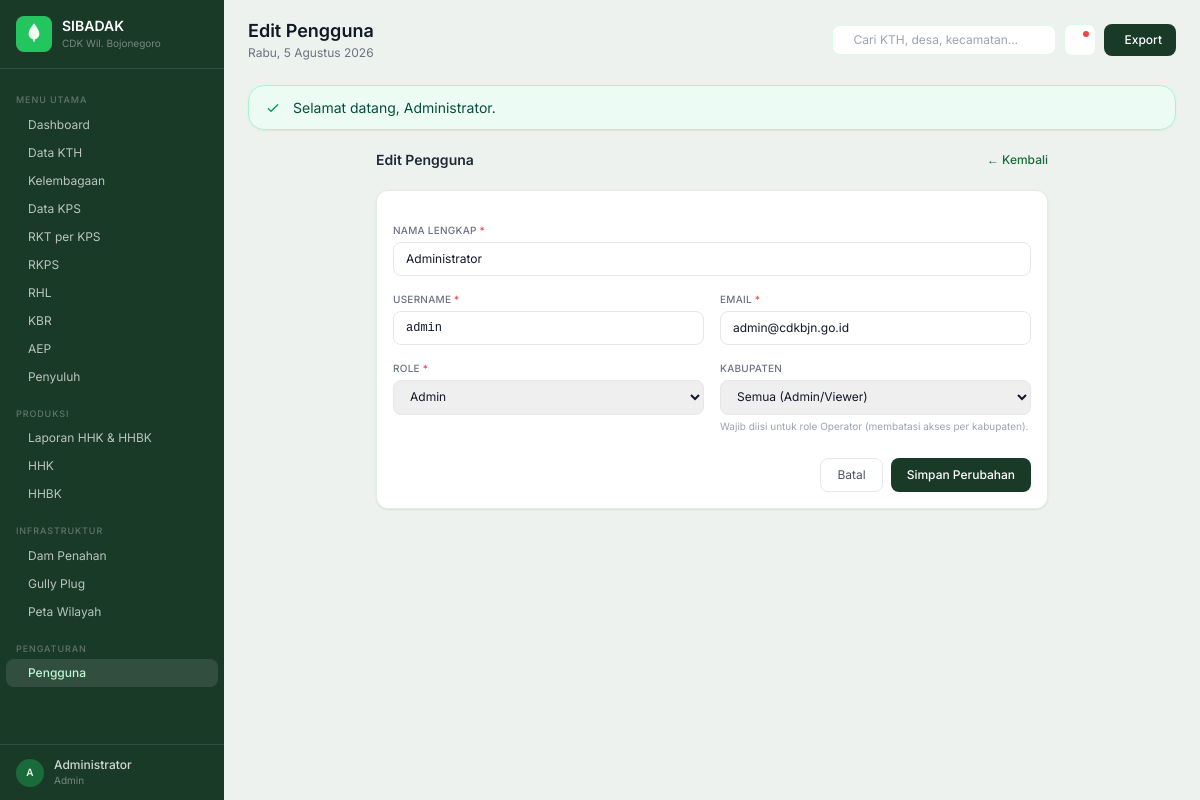
Screenshot of /users/1/edit (signed in) with the database file from the repository.
### tables this page shows
CREATE TABLE users (
    id           MEDIUMINT UNSIGNED AUTO_INCREMENT PRIMARY KEY,
    nama         VARCHAR(150) NOT NULL,
    username     VARCHAR(60)  NOT NULL UNIQUE,
    email        VARCHAR(150) NOT NULL UNIQUE,
    password     VARCHAR(255) NOT NULL COMMENT 'bcrypt hash',
    role_id      TINYINT UNSIGNED NOT NULL DEFAULT 3,
    kabupaten_id TINYINT UNSIGNED DEFAULT NULL COMMENT 'NULL = akses semua kabupaten',
    is_active    TINYINT(1) NOT NULL DEFAULT 1,
    last_login   DATETIME DEFAULT NULL,
    created_at   TIMESTAMP DEFAULT CURRENT_TIMESTAMP,
    updated_at   TIMESTAMP DEFAULT CURRENT_TIMESTAMP ON UPDATE CURRENT_TIMESTAMP,
    CONSTRAINT fk_users_role      FOREIGN KEY (role_id)      REFERENCES roles(id),
    CONSTRAINT fk_users_kabupaten FOREIGN KEY (kabupaten_id) REFERENCES kabupaten(id)
) COMMENT='Tabel pengguna aplikasi';

CREATE TABLE roles (
    id    TINYINT UNSIGNED AUTO_INCREMENT PRIMARY KEY,
    nama  VARCHAR(50) NOT NULL UNIQUE COMMENT 'admin, operator, viewer'
) COMMENT='Role/hak akses pengguna';

### controllers/UserController.php (called while the page is built, shortened)
<?php
class UserController
{
    private function pdo(): \PDO
    {
        return Database::connect();
    }
    private function model(): User
    {
        return new User($this->pdo());
    }
    public function edit(int $id): void
    {
        $m = $this->model();
        $user = $m->findById($id);
        $roles = $m->listRoles();
        require view_path('users/form.php');
        require view_path('layouts/main.php');
    }
}

### index.php (called while the page is built, shortened)
<?php
require_once __DIR__ . '/config/database.php';
function match_route(string $method, string $path): ?array
{
    if ($method === 'GET' && preg_match('#^/kth/(\d+)$#', $path, $m)) {
        return [KthController::class, 'show', [(int) $m[1]]];
    }
    if ($method === 'GET' && preg_match('#^/kth/(\d+)/edit$#', $path, $m)) {
        return [KthController::class, 'edit', [(int) $m[1]]];
    }
    if ($method === 'POST' && preg_match('#^/kth/(\d+)/update$#', $path, $m)) {
        return [KthController::class, 'update', [(int) $m[1]]];
    }
    if ($method === 'POST' && preg_match('#^/kth/(\d+)/delete$#', $path, $m)) {
        return [KthController::class, 'delete', [(int) $m[1]]];
    }
    if ($method === 'GET' && preg_match('#^/kelembagaan/(\d+)$#', $path, $m)) {
        return [KelembagaanController::class, 'show', [(int) $m[1]]];
    }
    if ($method === 'GET' && preg_match('#^/kelembagaan/(\d+)/edit$#', $path, $m)) {
        return [KelembagaanController::class, 'edit', [(int) $m[1]]];
    }
    if ($method === 'POST' && preg_match('#^/kelembagaan/(\d+)/update$#', $path, $m)) {
        return [KelembagaanController::class, 'update', [(int) $m[1]]];
    }
    if ($method === 'POST' && preg_match('#^/kelembagaan/(\d+)/delete$#', $path, $m)) {
        return [KelembagaanController::class, 'delete', [(int) $m[1]]];
    }
    if ($method === 'GET' && preg_match('#^/kps/(\d+)$#', $path, $m)) {
        return [KpsController::class, 'show', [(int) $m[1]]];
    }
    if ($method === 'GET' && preg_match('#^/kps/(\d+)/anggota$#', $path, $m)) {
        return [KpsAnggotaController::class, 'index', [(int) $m[1]]];
    }
    if ($method === 'GET' && preg_match('#^/kps/(\d+)/anggota/create$#', $path, $m)) {
        return [KpsAnggotaController::class, 'create', [(int) $m[1]]];
    }
    if ($method === 'GET' && preg_match('#^/kps/(\d+)/anggota/import$#', $path, $m)) {
        return [KpsAnggotaController::class, 'importForm', [(int) $m[1]]];
    }
    if ($method === 'POST' && preg_match('#^/kps/(\d+)/anggota/import/preview$#', $path, $m)) {
        return [KpsAnggotaController::class, 'importPreview', [(int) $m[1]]];
    }
    if ($method === 'POST' && preg_match('#^/kps/(\d+)/anggota/import/process$#', $path, $m)) {
        return [KpsAnggotaController::class, 'importProcess', [(int) $m[1]]];
    }
    if ($method === 'POST' && preg_match('#^/kps/(\d+)/anggota/store$#', $path, $m)) {
        return [KpsAnggotaController::class, 'store', [(int) $m[1]]];
    }
    if ($method === 'GET' && preg_match('#^/kps/(\d+)/anggota/(\d+)/edit$#', $path, $m)) {
        return [KpsAnggotaController::class, 'edit', [(int) $m[1], (int) $m[2]]];
    }
    if ($method === 'POST' && preg_match('#^/kps/(\d+)/anggota/(\d+)/update$#', $path, $m)) {
        return [KpsAnggotaController::class, 'update', [(int) $m[1], (int) $m[2]]];
    }
    if ($method === 'POST' && preg_match('#^/kps/(\d+)/anggota/(\d+)/delete$#', $path, $m)) {
        return [KpsAnggotaController::class, 'delete', [(int) $m[1], (int) $m[2]]];
    }
    if ($method === 'GET' && preg_match('#^/kps/(\d+)/edit$#', $path, $m)) {
        return [KpsController::class, 'edit', [(int) $m[1]]];
    }
    if ($method === 'POST' && preg_match('#^/kps/(\d+)/update$#', $path, $m)) {
        return [KpsController::class, 'update', [(int) $m[1]]];
    }
    if ($method === 'POST' && preg_match('#^/kps/(\d+)/delete$#', $path, $m)) {
        return [KpsController::class, 'delete', [(int) $m[1]]];
    }
    if ($method === 'GET' && preg_match('#^/rkt/(\d+)$#', $path, $m)) {
        return [RktController::class, 'show', [(int) $m[1]]];
    }
    if ($method === 'GET' && preg_match('#^/rkt/(\d+)/edit$#', $path, $m)) {
        return [RktController::class, 'edit', [(int) $m[1]]];
    }
    if ($method === 'POST' && preg_match('#^/rkt/(\d+)/update$#', $path, $m)) {
        return [RktController::class, 'update', [(int) $m[1]]];
    }
    if ($method === 'POST' && preg_match('#^/rkt/(\d+)/delete$#', $path, $m)) {
        return [RktController::class, 'delete', [(int) $m[1]]];
    }
    if ($method === 'GET' && preg_match('#^/rhl/(\d+)$#', $path, $m)) {
        return [RhlController::class, 'show', [(int) $m[1]]];
    }
    if ($method === 'GET' && preg_match('#^/rhl/(\d+)/edit$#', $path, $m)) {
        return [RhlController::class, 'edit', [(int) $m[1]]];
    }
    if ($method === 'POST' && preg_match('#^/rhl/(\d+)/update$#', $path, $m)) {
        return [RhlController::class, 'update', [(int) $m[1]]];
    }
    if ($method === 'POST' && preg_match('#^/rhl/(\d+)/delete$#', $path, $m)) {
        return [RhlController::class, 'delete', [(int) $m[1]]];
    }
    if ($method === 'POST' && preg_match('#^/rhl/(\d+)/bibit/store$#', $path, $m)) {
        return [RhlController::class, 'storeBibit', [(int) $m[1]]];
    }
    if ($method === 'POST' && preg_match('#^/rhl/bibit/(\d+)/delete$#', $path, $m)) {
        return [RhlController::class, 'deleteBibit', [(int) $m[1]]];
    }
    if ($method === 'GET' && preg_match('#^/kbr/(\d+)$#', $path, $m)) {
        return [KbrController::class, 'show', [(int) $m[1]]];
    }
    if ($method === 'GET' && preg_match('#^/kbr/(\d+)/edit$#', $path, $m)) {
        return [KbrController::class, 'edit', [(int) $m[1]]];
    }
    if ($method === 'POST' && preg_match('#^/kbr/(\d+)/update$#', $path, $m)) {
        return [KbrController::class, 'update', [(int) $m[1]]];
    }
    if ($method === 'POST' && preg_match('#^/kbr/(\d+)/delete$#', $path, $m)) {
        return [KbrController::class, 'delete', [(int) $m[1]]];
    }
    if ($method === 'POST' && preg_match('#^/kbr/(\d+)/tanaman/store$#', $path, $m)) {
        return [KbrController::class, 'storeTanaman', [(int) $m[1]]];
    }
    if ($method === 'POST' && preg_match('#^/kbr/tanaman/(\d+)/delete$#', $path, $m)) {
        return [KbrController::class, 'deleteTanaman', [(int) $m[1]]];
    }
    if ($method === 'GET' && preg_match('#^/aep/(\d+)$#', $path, $m)) {
        return [AepController::class, 'show', [(int) $m[1]]];
    }
    if ($method === 'GET' && preg_match('#^/aep/(\d+)/edit$#', $path, $m)) {
        return [AepController::class, 'edit', [(int) $m[1]]];
    }
    if ($method === 'POST' && preg_match('#^/aep/(\d+)/update$#', $path, $m)) {
        return [AepController::class, 'update', [(int) $m[1]]];
    }
    if ($method === 'POST' && preg_match('#^/aep/(\d+)/delete$#', $path, $m)) {
        return [AepController::class, 'delete', [(int) $m[1]]];
    }
    if ($method === 'GET' && preg_match('#^/penyuluh/(\d+)/edit$#', $path, $m)) {
        return [PenyuluhKehutananController::class, 'edit', [(int) $m[1]]];
    }
    if ($method === 'POST' && preg_match('#^/penyuluh/(\d+)/update$#', $path, $m)) {
        return [PenyuluhKehutananController::class, 'update', [(int) $m[1]]];
    }
    if ($method === 'POST' && preg_match('#^/penyuluh/(\d+)/delete$#', $path, $m)) {
        return [PenyuluhKehutananController::class, 'delete', [(int) $m[1]]];
    }
    if ($method === 'GET' && preg_match('#^/hhk/(\d+)$#', $path, $m)) {
        return [HhkController::class, 'show', [(int) $m[1]]];
    }
    if ($method === 'GET' && preg_match('#^/hhk/(\d+)/edit$#', $path, $m)) {
        return [HhkController::class, 'edit', [(int) $m[1]]];
    }
    if ($method === 'POST' && preg_match('#^/hhk/(\d+)/update$#', $path, $m)) {
        return [HhkController::class, 'update', [(int) $m[1]]];
    }
    if ($method === 'POST' && preg_match('#^/hhk/(\d+)/delete$#', $path, $m)) {
        return [HhkController::class, 'delete', [(int) $m[1]]];
    }
    if ($method === 'GET' && preg_match('#^/hhbk/(\d+)$#', $path, $m)) {
        return [HhbkController::class, 'show', [(int) $m[1]]];
    }
    if ($method === 'GET' && preg_match('#^/hhbk/(\d+)/edit$#', $path, $m)) {
        return [HhbkController::class, 'edit', [(int) $m[1]]];
    }
    if ($method === 'POST' && preg_match('#^/hhbk/(\d+)/update$#', $path, $m)) {
        return [HhbkController::class, 'update', [(int) $m[1]]];
    }
    if ($method === 'POST' && preg_match('#^/hhbk/(\d+)/delete$#', $path, $m)) {
        return [HhbkController::class, 'delete', [(int) $m[1]]];
    }
    if ($method === 'GET' && preg_match('#^/users/(\d+)/edit$#', $path, $m)) {
        return [UserController::class, 'edit', [(int) $m[1]]];
    }
    return null;
}
$method = $_SERVER['REQUEST_METHOD'] ?? 'GET';
$path = request_path();
$handler = match_route($method, $path);
[$class, $action, $args] = $handler;
$controller = new $class();
$controller->$action(...$args);

### config/database.php (called while the page is built, shortened)
<?php
class Database
{
    private static ?\PDO $instance = null;
    public static function connect(): \PDO
    {
        if (self::$instance === null) {
            $host = $_ENV['DB_HOST'] ?? 'localhost';
            $port = $_ENV['DB_PORT'] ?? '3306';
            $name = $_ENV['DB_NAME'] ?? 'db_kth_cdk_bjn';
            $user = $_ENV['DB_USER'] ?? 'root';
            $pass = $_ENV['DB_PASS'] ?? '';
            $dsn = sprintf(
                'mysql:host=%s;port=%s;dbname=%s;charset=utf8mb4',
                $host,
                $port,
                $name
            );
            self::$instance = new \PDO($dsn, $user, $pass, [
                \PDO::ATTR_ERRMODE => \PDO::ERRMODE_EXCEPTION,
                \PDO::ATTR_DEFAULT_FETCH_MODE => \PDO::FETCH_ASSOC,
                \PDO::ATTR_EMULATE_PREPARES => false,
            ]);
        }
        return self::$instance;
    }
}

### models/User.php (called while the page is built, shortened)
<?php
class User
{
    public function findById(int $id): array|false
    {
        $sql = 'SELECT u.*, r.nama AS role_nama, kb.nama AS kabupaten_nama
                FROM users u
                INNER JOIN roles r ON r.id = u.role_id
                LEFT JOIN kabupaten kb ON u.kabupaten_id = kb.id
                WHERE u.id = ? LIMIT 1';
        $stmt = $this->pdo->prepare($sql);
        $stmt->execute([$id]);
        $row = $stmt->fetch(\PDO::FETCH_ASSOC);
        return $row === false ? false : $row;
    }
    public function listRoles(): array
    {
        return $this->pdo->query('SELECT id, nama FROM roles ORDER BY id')->fetchAll(\PDO::FETCH_ASSOC);
    }
}

### views/users/form.php (the view, shortened to what this page needs)
<?php
$isEdit = $user !== null;
$action = $isEdit ? APP_URL . '/users/' . (int) $user['id'] . '/update' : APP_URL . '/users/store';
$fv = static function (string $field) use ($user): string {
    if ($user === null) return '';
    return htmlspecialchars((string) ($user[$field] ?? ''), ENT_QUOTES, 'UTF-8');
};
?>
<div class="max-w-2xl mx-auto fade-up">
    <div class="flex items-center justify-between mb-5">
        <h2 class="text-sm font-semibold text-gray-800"><?= $isEdit ? 'Edit Pengguna' : 'Tambah Pengguna' ?></h2>
        <a href="<?= htmlspecialchars(APP_URL . '/users', ENT_QUOTES, 'UTF-8') ?>" class="text-xs text-forest-600 font-medium hover:underline">← Kembali</a>
    </div>
    <form method="post" action="<?= htmlspecialchars($action, ENT_QUOTES, 'UTF-8') ?>" class="bg-white rounded-xl border border-gray-100 p-4 space-y-4">
        <div class="grid grid-cols-1 md:grid-cols-2 gap-4">
            <div class="md:col-span-2">
                <label class="block text-[10px] font-medium text-gray-500 uppercase tracking-wide mb-1">Nama Lengkap <span class="text-red-500">*</span></label>
                <input type="text" name="nama" value="<?= $fv('nama') ?>" required maxlength="150" class="w-full text-xs px-3 py-2 rounded-lg border border-gray-200 outline-none focus:ring-1 focus:ring-forest-500 focus:border-forest-500">
            </div>
            <div>
                <label class="block text-[10px] font-medium text-gray-500 uppercase tracking-wide mb-1">Username <span class="text-red-500">*</span></label>
                <input type="text" name="username" value="<?= $fv('username') ?>" required maxlength="60" class="w-full text-xs px-3 py-2 rounded-lg border border-gray-200 outline-none focus:ring-1 focus:ring-forest-500 focus:border-forest-500 font-mono">
            </div>
            <div>
                <label class="block text-[10px] font-medium text-gray-500 uppercase tracking-wide mb-1">Email <span class="text-red-500">*</span></label>
                <input type="email" name="email" value="<?= $fv('email') ?>" required maxlength="150" class="w-full text-xs px-3 py-2 rounded-lg border border-gray-200 outline-none focus:ring-1 focus:ring-forest-500 focus:border-forest-500">
            </div>
            <div>
                <label class="block text-[10px] font-medium text-gray-500 uppercase tracking-wide mb-1">Role <span class="text-red-500">*</span></label>
                <select name="role_id" required class="w-full text-xs px-3 py-2 rounded-lg border border-gray-200 outline-none focus:ring-1 focus:ring-forest-500 focus:border-forest-500">
                    <?php foreach ($roles as $r): ?>
                    <option value="<?= (int) $r['id'] ?>" <?= $isEdit && (int) $user['role_id'] === (int) $r['id'] ? 'selected' : '' ?>><?= ucfirst(htmlspecialchars($r['nama'], ENT_QUOTES, 'UTF-8')) ?></option>
                    <?php endforeach; ?>
                </select>
            </div>
            <div>
                <label class="block text-[10px] font-medium text-gray-500 uppercase tracking-wide mb-1">Kabupaten</label>
                <select name="kabupaten_id" class="w-full text-xs px-3 py-2 rounded-lg border border-gray-200 outline-none focus:ring-1 focus:ring-forest-500 focus:border-forest-500">
                    <option value="">Semua (Admin/Viewer)</option>
                </select>
                <p class="text-[10px] text-gray-400 mt-1">Wajib diisi untuk role Operator (membatasi akses per kabupaten).</p>
            </div>
        </div>
        <div class="flex justify-end gap-2 pt-2">
            <a href="<?= htmlspecialchars(APP_URL . '/users', ENT_QUOTES, 'UTF-8') ?>" class="px-4 py-2 rounded-lg border border-gray-200 text-xs text-gray-600 hover:bg-gray-50">Batal</a>
            <button type="submit" class="px-4 py-2 rounded-lg bg-forest-800 text-white text-xs font-medium hover:bg-forest-700"><?= $isEdit ? 'Simpan Perubahan' : 'Simpan Pengguna' ?></button>
        </div>
    </form>
</div>

### rows the page displays
users: nama "Administrator", username "admin", email "admin@cdkbjn.go.id", role_id "Admin"

### other values shown
APP_NAME "SIBADAK"
$initial "A"
$u "Administrator"
$role "Admin"
$pageTitle "Edit Pengguna"
format_tanggal_hari_ini() "Rabu, 5 Agustus 2026"
$flash['msg'] "Selamat datang, Administrator."
